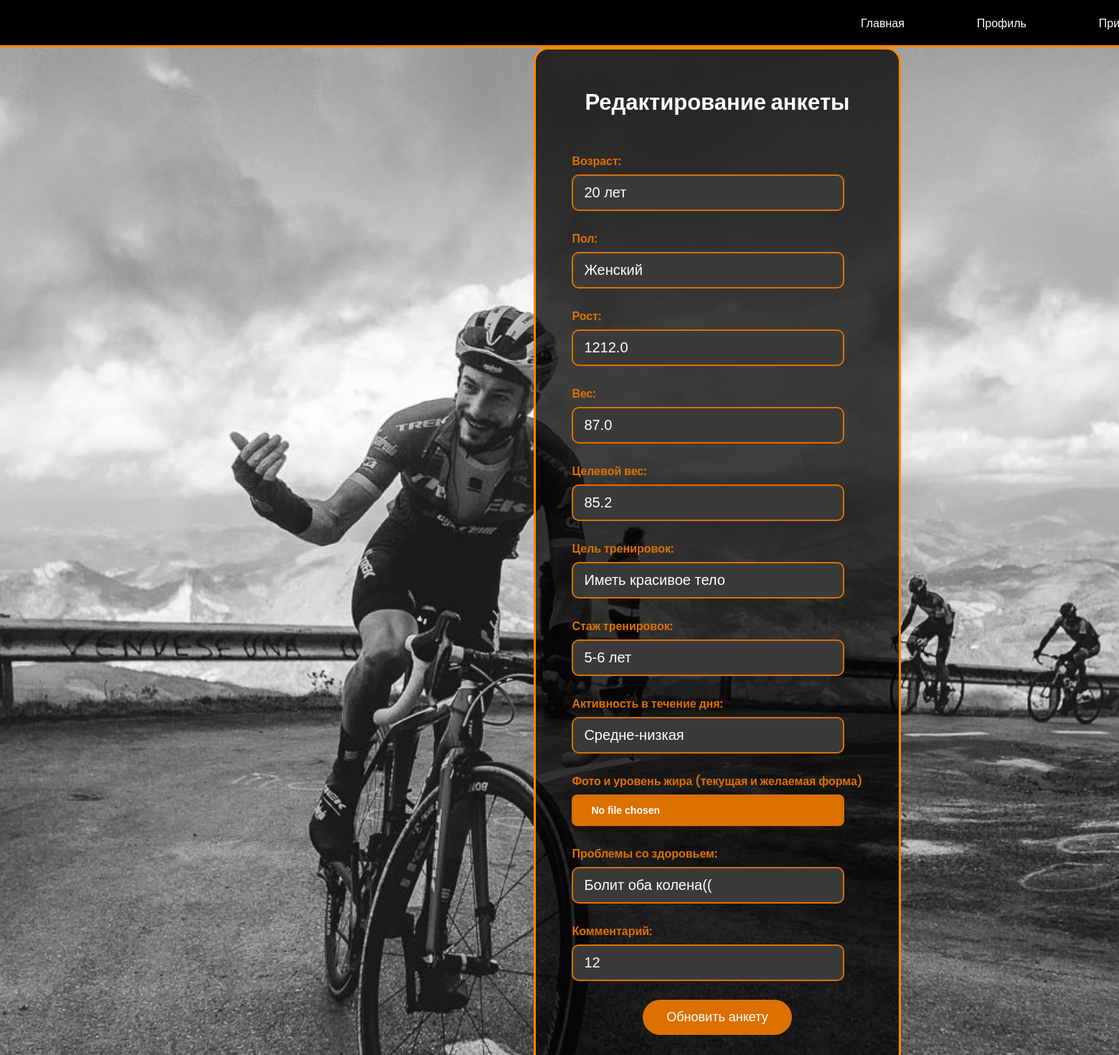
The app's page /edit/edit_profile (signed in) with its own data.
### app/models.py (models this page shows, shortened)
class Questionnaire(db.Model):
    id_of_user = db.Column(db.Integer, ForeignKey('users.id'))
    pr_key = db.Column(db.Integer, primary_key=True)
    age = db.Column(db.Integer, nullable=False)
    gender = db.Column(db.String(50), nullable=False)
    height = db.Column(db.Float, nullable=False)
    weight = db.Column(db.Float, nullable=False)
    target_weight = db.Column(db.Float, nullable=False)
    target_of_training = db.Column(db.String(750), nullable=False)
    experience_of_training = db.Column(db.Integer, nullable=False)
    active_in_the_day = db.Column(db.String(40), nullable = False)
    photo_of_target_body = db.Column(db.String, nullable=False)
    health_problems = db.Column(db.String(1000), nullable=False)
    Report = db.Column(db.String, nullable=False)
    user_date = db.Column(db.DateTime, default=datetime.now)

### app/routes/profile_edit.py (the view, shortened to what this page needs)
@edit_pr.route("/edit_profile", methods=["POST", "GET"])
@login_required
def edit_profile():
    quest = Questionnaire.query.filter_by(id_of_user=current_user.id).first()
    if quest:
        form = AddProfile(obj = quest)
        form.submit.label.text = "Обновить анкету"
    else:
        return redirect(url_for('create_profile.create_profile'))
    return render_template("profile_edit.html", form = form)

### app/models.py (called while the page is built)
@app.after_request
def add_header(response):
    response.headers["Content-Security-Policy"] = "default-src 'self'"
    response.headers["X-Content-Type-Options"] = "nosniff"
    response.headers["X-Frame-Options"] = "SAMEORIGIN"
    response.headers["X-XSS-Protection"] = "1; mode=block"
    return response

@login_manager.user_loader
def load_user(user_id):
    return Users.query.get(int(user_id))

    @property
    def is_active(self):
        return self.mail

### app/templates/profile_edit.html (shortened to what this page needs)
{% extends "base.html" %}
{% block body_class %}edit{% endblock %}
{% block body %}
<div class="edit--info">
    <div class="questionaire">
        <form action="" method="POST" novalidate class="form-contact" enctype="multipart/form-data">
            <h1>Редактирование анкеты</h1>
            {% for field in form if field.name not in ['csrf_token', 'remember', 'submit'] -%}
            <p>{{ field.label() }}</p>
            {% if field.errors %}
            {{ field(class="invalid") }}
            <span class="invalid-feedback">
                {% for e in field.errors %}
                {{ e }}
                {% endfor %}
            </span>
            {% else %}
            {{ field() }}
            {% endif %}
            {% endfor %}
            <p>{{ form.submit(class = "btn btn-success") }}
        </form>
    </div>
</div>
{% endblock %}

### app/static/css/main.css (style rules this page uses)
* { margin: 0; padding: 0; }
body { font-family: "Poppins", sans-serif; font-weight: 400; color: #fff; }
body.edit { background-image: url('/static/img_for_site/edit.jpg'); background-size: cover; background-position: center; background-attachment: fixed; overflow: auto; height: 100vh; }
.edit--info { padding-top: 80px; display: flex; justify-content: center; align-items: center; min-height: 100vh; width: 100%; }
.questionaire { background: rgba(0, 0, 0, 0.75); padding: 50px; border-radius: 20px; margin-top: -80px; border: 3px solid rgb(255, 136, 0); min-height: 1240px; }
.form-contact p { margin-top: 26px; margin-bottom: 6px; position: relative; color: #DC7000; font-weight: 600; font-size: 17px; }
.form-contact label { display: block; color: #DC7000; font-size: 16px; font-weight: 600; }
.form-contact input:not(.btn-success) { width: 380px; padding: 12px 15px; border: 2px solid #DC7000; background: #3a3a3a; border-radius: 10px; color: #ffffff; font-size: 20px; transition: all 0.3s ease; box-sizing: border-box; }
.form-contact .btn-success { background: #DC7000; color: #fff; border-radius: 50px; font-size: 18px; padding: 14px 33px; border: 0; cursor: pointer; transition: all 500ms ease; }
.form-contact h1 { text-align: center; font-size: 31px; padding-bottom: 20px; }
.form-contact p:last-of-type { text-align: center; margin-bottom: 0; }
.form-contact input[type="file"] { padding: 14px 27px; background: #DC7000; color: #fff; border: none; border-radius: 8px; cursor: pointer; font-size: 14px; font-weight: 600; transition: all 500ms ease; }

### records on screen
Questionnaire: age "20 лет" "Женский" "1212.0" "87.0" "85.2" "Иметь красивое тело" "5-6 лет" "Средне-низкая" "Болит оба колена((" "12"

### other values on screen
{{ field.label() }} "Возраст:" "Пол:" "Рост:" "Вес:" "Целевой вес:" "Цель тренировок:" "Стаж тренировок:" "Активность в течение дня:" "Фото и уровень жира (текущая и желаемая форма)" "Проблемы со здоровьем:" "Комментарий:"
